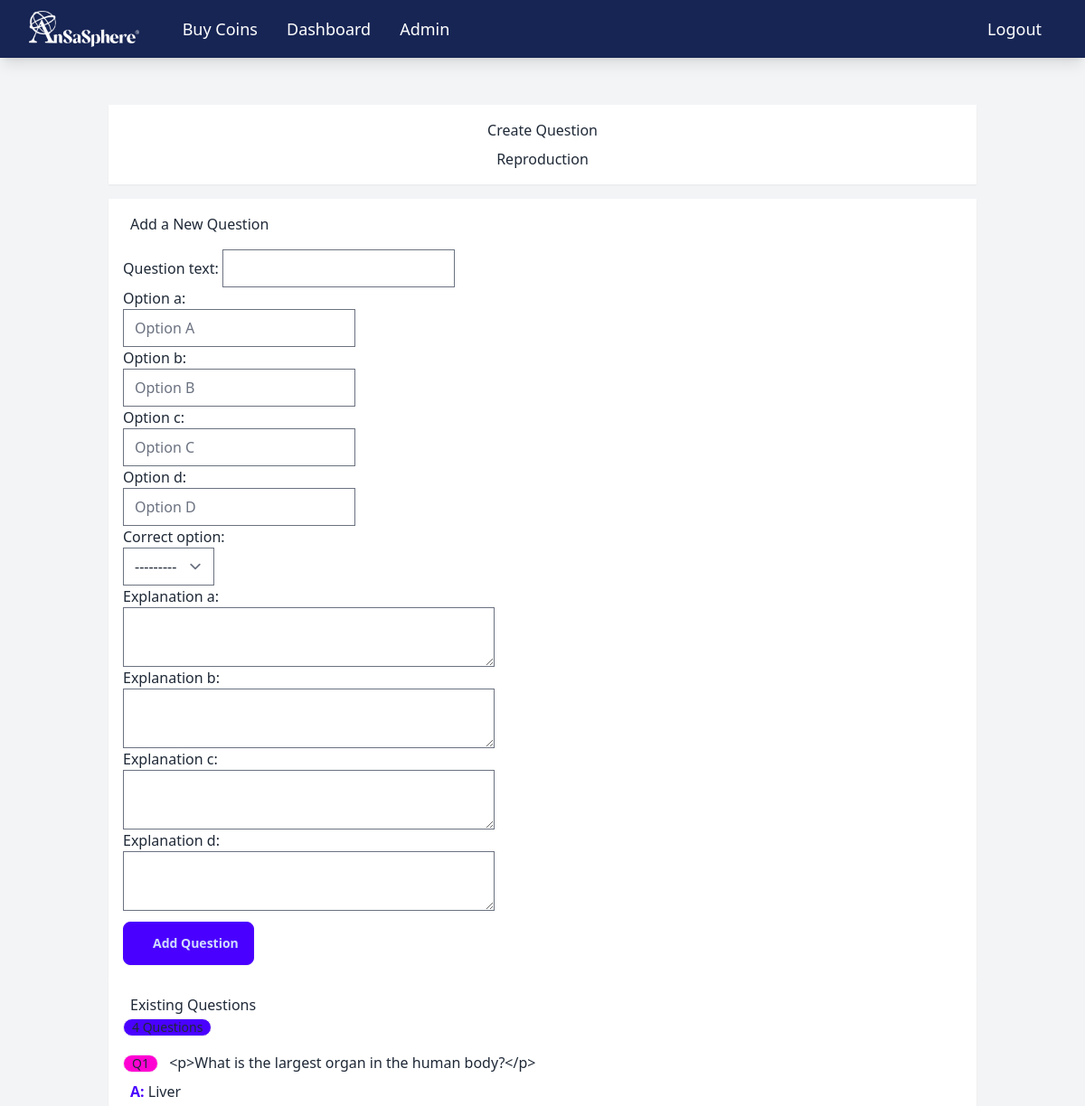
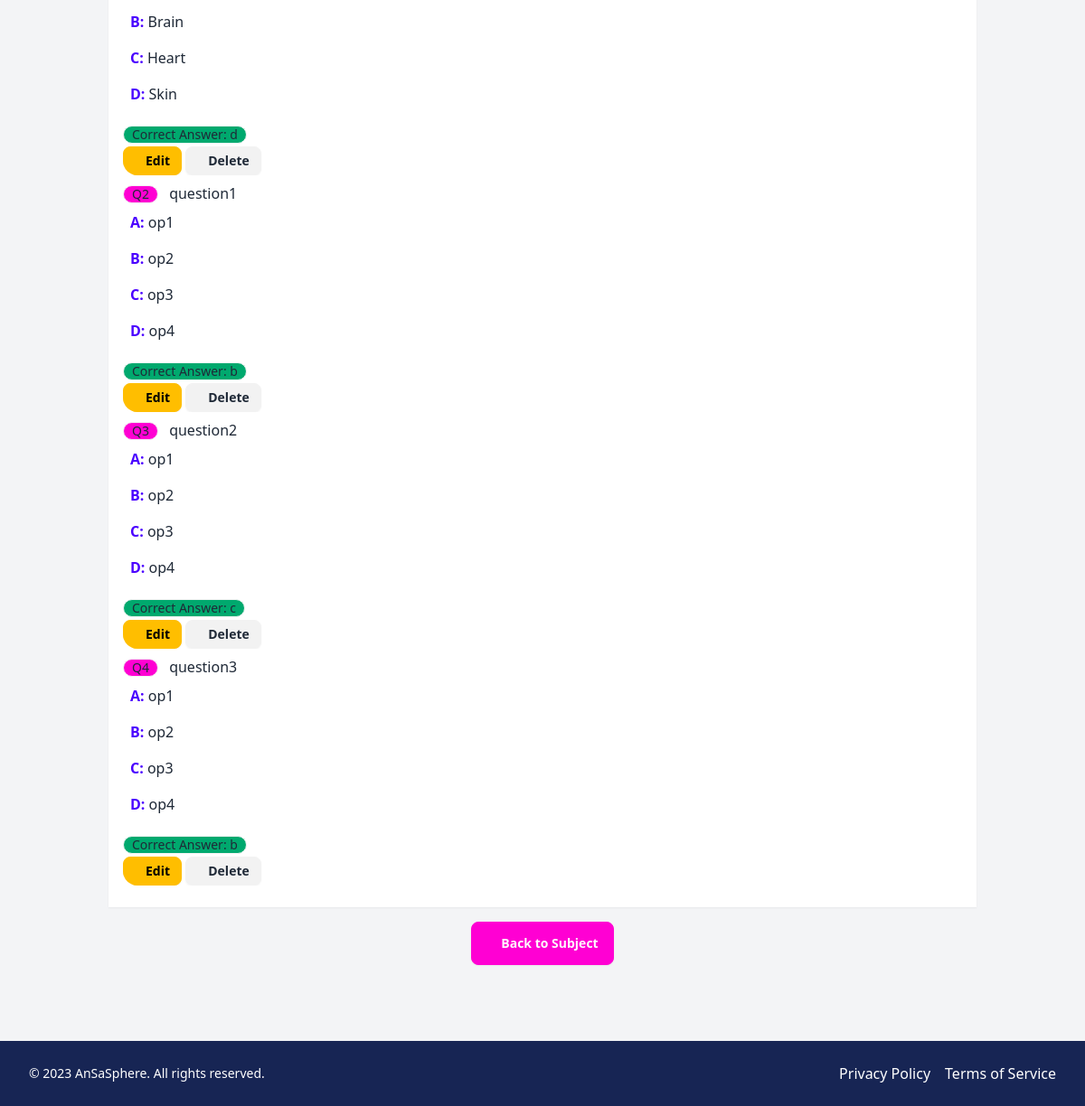
Page /create-quiz/3/ (signed in) on the committed database (2 pictures, top to bottom).
### eduPathCare/models.py (models this page shows, shortened)
class Section(models.Model):
    section_id = models.AutoField(primary_key=True)
    subject = models.ForeignKey(Subject, on_delete=models.CASCADE)
    section_name = models.CharField(max_length=255)
    section_order = models.PositiveIntegerField()
    text_content = models.TextField()
    image_content = models.URLField(blank=True, null=True)
    created_at = models.DateTimeField(auto_now_add=True)
    updated_at = models.DateTimeField(auto_now=True)
    is_completed = models.BooleanField(default=False)

class Question(models.Model):
    OPTION_CHOICES = [
        ('a', 'A'),
        ('b', 'B'),
        ('c', 'C'),
        ('d', 'D'),
    ]
    question_id = models.AutoField(primary_key=True)
    section = models.ForeignKey(Section, on_delete=models.CASCADE)
    question_text = models.TextField()
    option_a = models.TextField()
    option_b = models.TextField()
    option_c = models.TextField()
    option_d = models.TextField()
    correct_option = models.CharField(max_length=1, choices=OPTION_CHOICES)
    explanation_a = models.TextField()
    explanation_b = models.TextField()
    explanation_c = models.TextField()
    explanation_d = models.TextField()
    created_at = models.DateTimeField(auto_now_add=True)
    updated_at = models.DateTimeField(auto_now=True)

### eduPathCare/views.py (the view)
# urls.py: path('create-quiz/<int:section_id>/', create_quiz, name='create_quiz'),
@login_required
def create_quiz(request, section_id):
    if request.user.role != 'mentor':
        messages.error(request, 'You do not have permission to create quizzes.')
        return redirect('subjects_list')
    section = get_object_or_404(Section, section_id=section_id)
    questions = Question.objects.filter(section=section)
    if request.method == 'POST':
        form = QuestionForm(request.POST)
        if form.is_valid():
            question = form.save(commit=False)
            question.section = section
            question.save()
            messages.success(request, 'Question added successfully!')
            return redirect('create_quiz', section_id=section_id)
    else:
        form = QuestionForm()
    return render(request, 'create_quiz.html', {
        'section': section,
        'questions': questions,
        'form': form,
    })

### eduPathCare/templates/create_quiz.html (shortened to what this page needs)
{% extends 'base.html' %}
{% block content %}
<div class="container py-5">
    <div class="bg-white rounded-3 shadow-sm p-4 mb-4">
        <div class="text-center">
            <h1 class="display-5 fw-bold mb-2">Create Question</h1>
            <p class="lead text-muted mb-0">{{ section.section_name }}</p>
        </div>
    </div>
    <div class="row g-4">
        <div class="col-lg-5">
            <div class="bg-white rounded-3 shadow-sm p-4">
                <h2 class="h4 mb-4">
                    Add a New Question
                </h2>
                <form method="post">
                    <div class="form-group mb-3">
                        {{ form.as_p }}
                    </div>
                    <div class="d-grid">
                        <button type="submit" class="btn btn-primary">
                            Add Question
                        </button>
                    </div>
                </form>
            </div>
        </div>
        <div class="col-lg-7">
            <div class="bg-white rounded-3 shadow-sm p-4">
                <div class="d-flex justify-content-between align-items-center mb-4">
                    <h2 class="h4 mb-0">
                        Existing Questions
                    </h2>
                    <span class="badge bg-primary">{{ questions|length }} Questions</span>
                </div>
                {% if questions %}
                    <div class="accordion" id="questionsAccordion">
                        {% for question in questions %}
                            <div class="accordion-item mb-2">
                                <h2 class="accordion-header" id="heading{{ forloop.counter }}">
                                    <button class="accordion-button collapsed" type="button"
                                            data-bs-toggle="collapse"
                                            data-bs-target="#collapse{{ forloop.counter }}"
                                            aria-expanded="false"
                                            aria-controls="collapse{{ forloop.counter }}">
                                        <div class="d-flex align-items-center">
                                            <span class="badge bg-secondary me-2">Q{{ forloop.counter }}</span>
                                            {{ question.question_text }}
                                        </div>
                                    </button>
                                </h2>
                                <div id="collapse{{ forloop.counter }}"
                                     class="accordion-collapse collapse"
                                     aria-labelledby="heading{{ forloop.counter }}"
                                     data-bs-parent="#questionsAccordion">
                                    <div class="accordion-body">
                                        <div class="row g-3 mb-3">
                                            <div class="col-md-6">
                                                <div class="bg-light rounded p-2">
                                                    <strong class="text-primary">A:</strong> {{ question.option_a }}
                                                </div>
                                            </div>
                                            <div class="col-md-6">
                                                <div class="bg-light rounded p-2">
                                                    <strong class="text-primary">B:</strong> {{ question.option_b }}
                                                </div>
                                            </div>
                                            <div class="col-md-6">
                                                <div class="bg-light rounded p-2">
                                                    <strong class="text-primary">C:</strong> {{ question.option_c }}
                                                </div>
                                            </div>
                                            <div class="col-md-6">
                                                <div class="bg-light rounded p-2">
                                                    <strong class="text-primary">D:</strong> {{ question.option_d }}
                                                </div>
                                            </div>
                                        </div>
                                        <div class="d-flex justify-content-between align-items-center">
                                            <span class="badge bg-success">
                                                Correct Answer: {{ question.correct_option }}
                                            </span>
                                            <div class="btn-group">
                                                <a href="{% url 'edit_question' question.question_id %}"
                                                   class="btn btn-sm btn-warning">
                                                    Edit
                                                </a>
                                                <a href="{% url 'delete_question' question.question_id %}"
                                                   class="btn btn-sm btn-danger">
                                                    Delete
                                                </a>
                                            </div>
                                        </div>
                                    </div>
                                </div>
                            </div>
                        {% endfor %}
                    </div>
                {% else %}
                    <div class="text-center py-5">
                        <i class="fas fa-clipboard-list fa-3x text-muted mb-3"></i>
                        <p class="text-muted">No questions added yet.</p>
                    </div>
                {% endif %}
            </div>
        </div>
    </div>
    <div class="mt-4 text-center">
        <a href="{% url 'subject_details' section.subject.subject_id %}"
           class="btn btn-secondary">
            Back to Subject
        </a>
    </div>
</div>
{% endblock %}

### rows in the picture
Section: section_name "Reproduction"
Question: question_text "<p>What is the largest organ in the human body?</p>", option_a "Liver", option_b "Brain", option_c "Heart", option_d "Skin", correct_option "d"
Question: question_text "question1", option_a "op1", option_b "op2", option_c "op3", option_d "op4", correct_option "b"
Question: question_text "question2", option_a "op1", option_b "op2", option_c "op3", option_d "op4", correct_option "c"
Question: question_text "question3", option_a "op1", option_b "op2", option_c "op3", option_d "op4", correct_option "b"

### other values in the picture
{{ questions|length }} "4"
